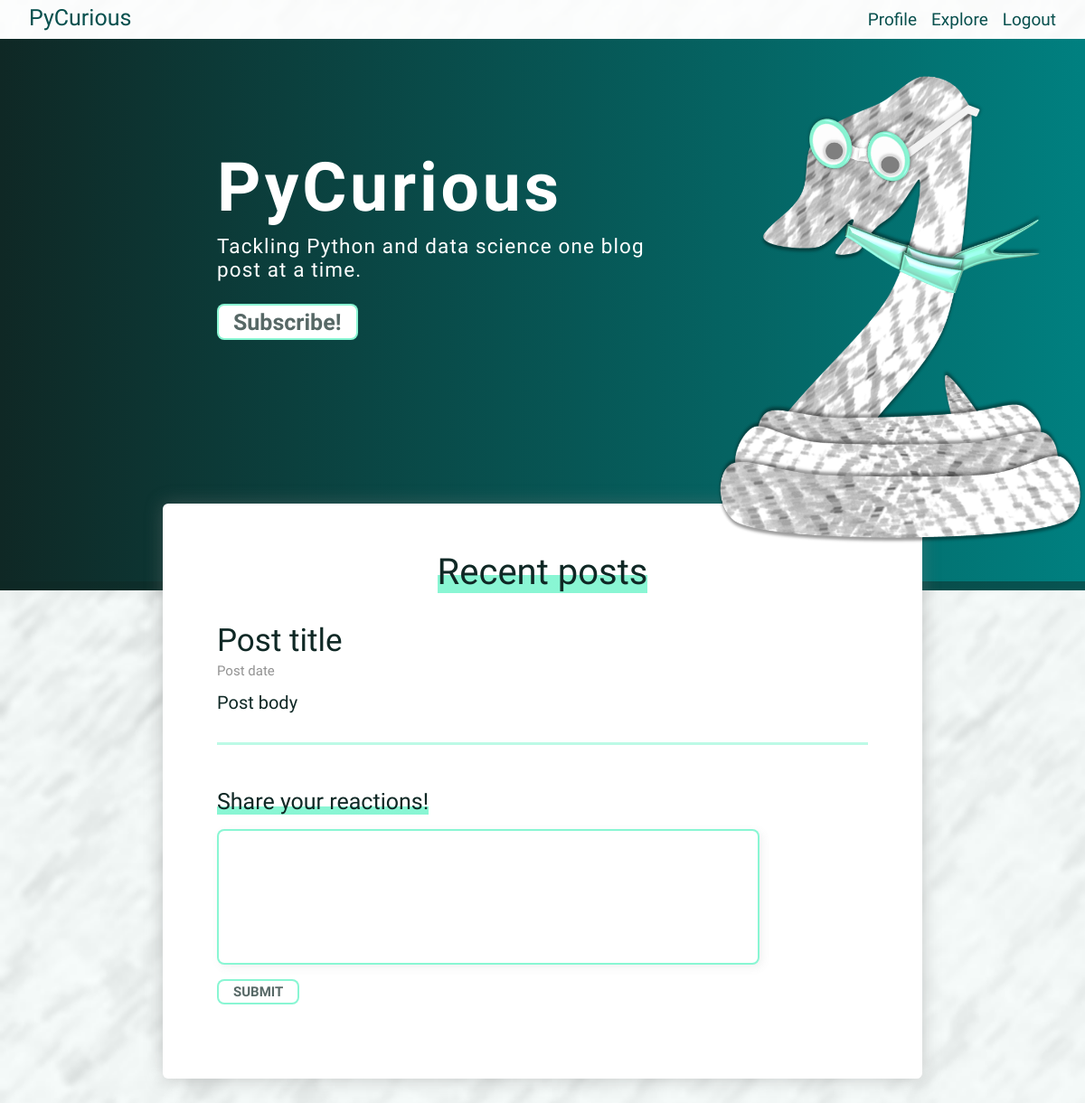
The page /index (signed in) on the database as committed earlier.
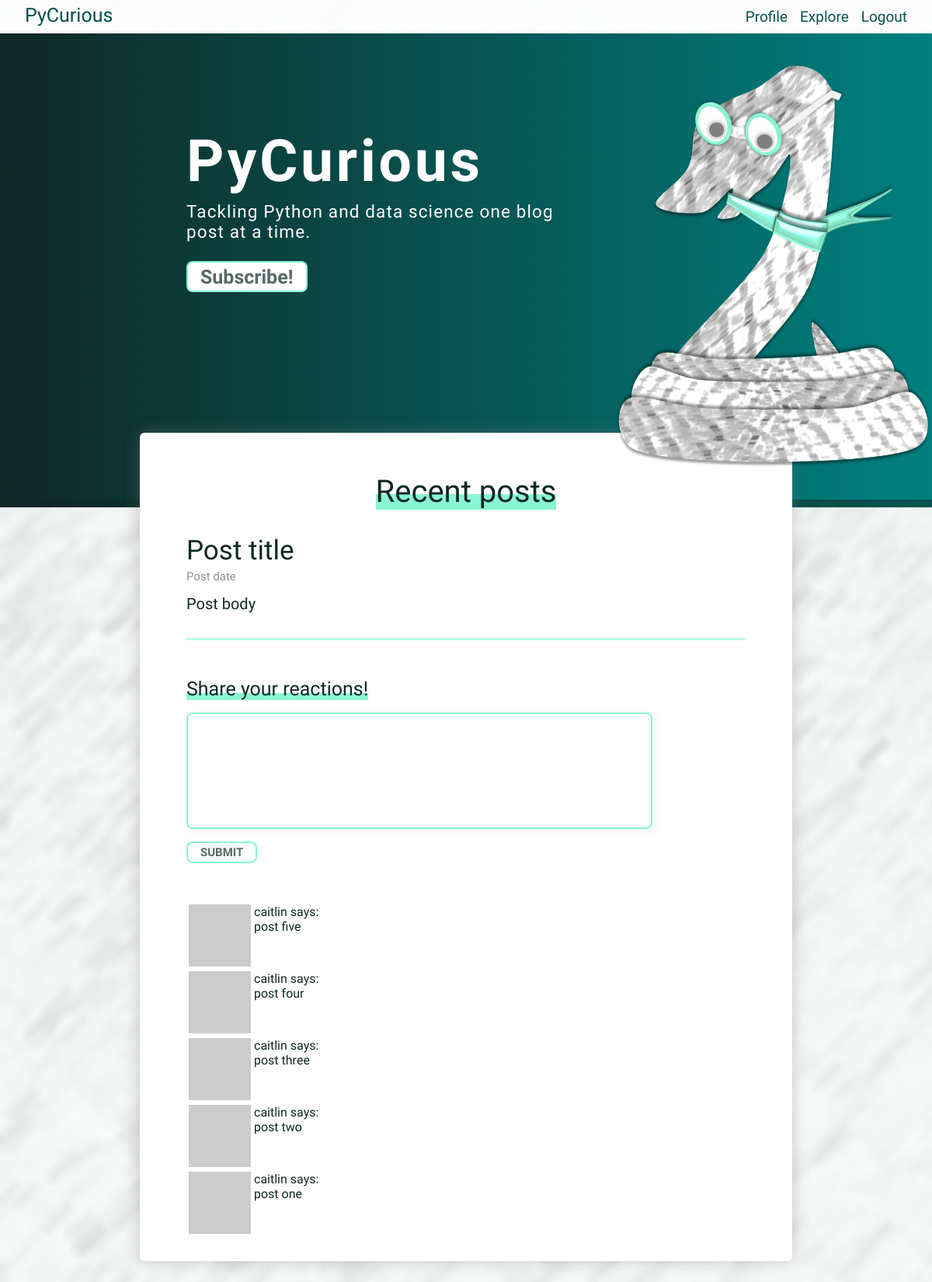
The same page on the database as committed later.
### app/models.py (models this page shows, shortened)
class Post(db.Model):
	id = db.Column(db.Integer, primary_key=True)
	body = db.Column(db.String(140))
	timestamp = db.Column(db.DateTime, index=True, default=datetime.utcnow)
	user_id = db.Column(db.Integer,db.ForeignKey('user.id'))

class User(UserMixin,db.Model):
	id = db.Column(db.Integer, primary_key=True)
	username = db.Column(db.String(64), index=True, unique=True)
	email = db.Column(db.String(120), index=True,unique=True)
	password_hash = db.Column(db.String(128))
	posts = db.relationship('Post',backref='author',lazy='dynamic')
	about_me = db.Column(db.String(140))
	last_seen = db.Column(db.DateTime, default=datetime.utcnow)
	followed = db.relationship(
		'User', secondary=followers,
		primaryjoin=(followers.c.follower_id == id),
		secondaryjoin=(followers.c.followed_id == id),
		backref = db.backref('followers',lazy='dynamic'),lazy='dynamic'
		)
	def avatar(self,size):
		digest = md5(self.email.lower().encode('utf-8')).hexdigest()
		return 'https://www.gravatar.com/avatar/{}?d=identicon&s={}'.format(digest,size)
	def followed_posts(self):
		followed = Post.query.join(
			followers, (followers.c.followed_id)).filter(
				followers.c.follower_id == self.id)
		own = Post.query.filter_by(user_id=self.id)
		return followed.union(own).order_by(Post.timestamp.desc())

### app/routes.py (the view)
@app.route('/', methods=['GET','POST'])
@app.route('/index', methods=['GET','POST'])
@login_required
def index():
	form = PostForm()
	if form.validate_on_submit():
		post = Post(body=form.post.data, author=current_user)
		db.session.add(post)
		db.session.commit()
		flash('Your post is now live.')
		return redirect(url_for('index'))
	page = request.args.get('page', 1, type=int)
	posts = current_user.followed_posts().paginate(
		page, app.config['POSTS_PER_PAGE'], False)
	next_url = url_for('index', page=posts.next_num) \
		if posts.has_next else None
	prev_url = url_for('index', page=posts.prev_num) \
		if posts.has_prev else None
	return render_template('index.html', title='Home', form=form,
						   posts=posts.items, next_url=next_url,
						   prev_url=prev_url)

### app/forms.py
class PostForm(FlaskForm):
	post = TextAreaField('Share your reactions!', validators = [DataRequired()])
	submit = SubmitField('SUBMIT')

### app/models.py (called while the page is built)
@login.user_loader
def load_user(id):
	return User.query.get(int(id))

### app/routes.py (called while the page is built)
@app.before_request
def before_request():
	if current_user.is_authenticated:
		current_user.last_seen = datetime.utcnow()
		db.session.commit()

### app/templates/index.html (shortened to what this page needs)
{% extends "base.html" %}
{% block content %}
	<div class="index-banner">
		<div class="banner-text">
			<div class="banner-title">PyCurious</div>
			<div class="banner-subtitle">Tackling Python and data science one blog post at a time.</div>
			<div class="call-to-action">Subscribe!</div>
		</div>
		<div class="banner-image">
			<img id="snake-image" src="{{url_for('static', filename='images/snake_trans.png')}}" />
		</div>
	</div>
	<div class="main-container">
		<div class="content-container">
			<div class="section-title">
				Recent posts
			</div>
			<div class="post-content">
				<div class="post-title">
					Post title
				</div>
				<div class="post-date">
					Post date
				</div>
				<div class="post-body">
					Post body
				</div>
			</div>
		</div>
		{% if form %}
		<form class="form-container" action="" method="post">
			<div class="form-label">
				{{ form.post.label }}
			</div>
			<div class="form-input">
				{{ form.post(cols=32, rows=4)}}
			</div>
			<div class="button-standard">
				{{ form.submit }}
			</div>
		</form>
		{% endif %}
		<div class="posts-container">
			{% for post in posts %}
				{% include '_post.html' %}
			{% endfor %}
		</div>
	</div>
{% endblock %}

### app/templates/_post.html
<table>
	<tr valign="top">
		<td>
			<img src="{{ post.author.avatar(36) }}">
		</td>
		<td>
			<a href="{{ url_for('user', username=post.author.username) }}">
				{{ post.author.username }}
			</a>
			 says: <br>{{ post.body }}
		</td>
	</tr>
</table>

Rows that differ between the two databases and show on the page:
added Post: author.username "caitlin", body "post five"
added Post: author.username "caitlin", body "post four"
added Post: author.username "caitlin", body "post three"
added Post: author.username "caitlin", body "post two"
added Post: author.username "caitlin", body "post one"
